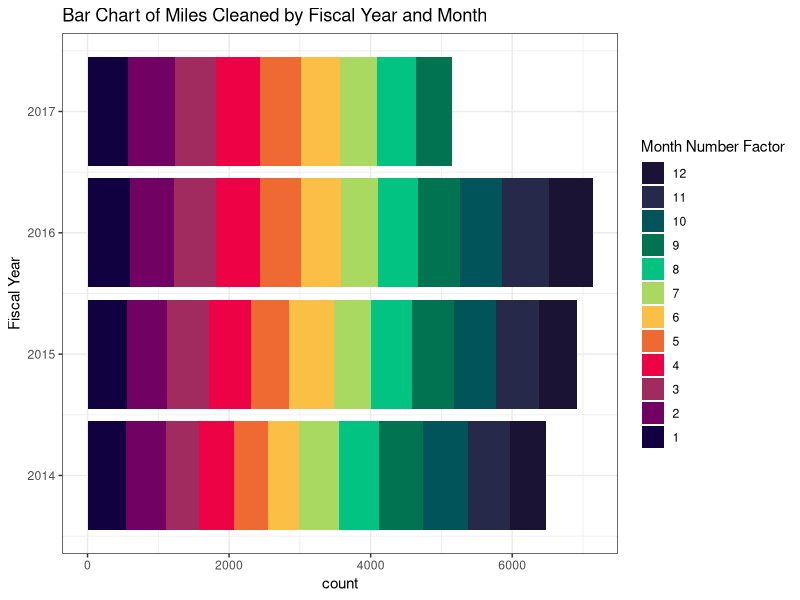
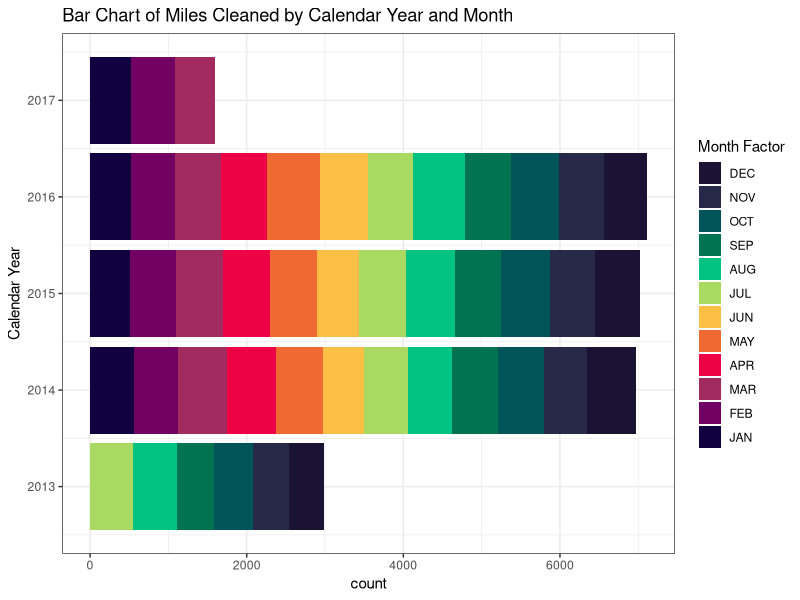
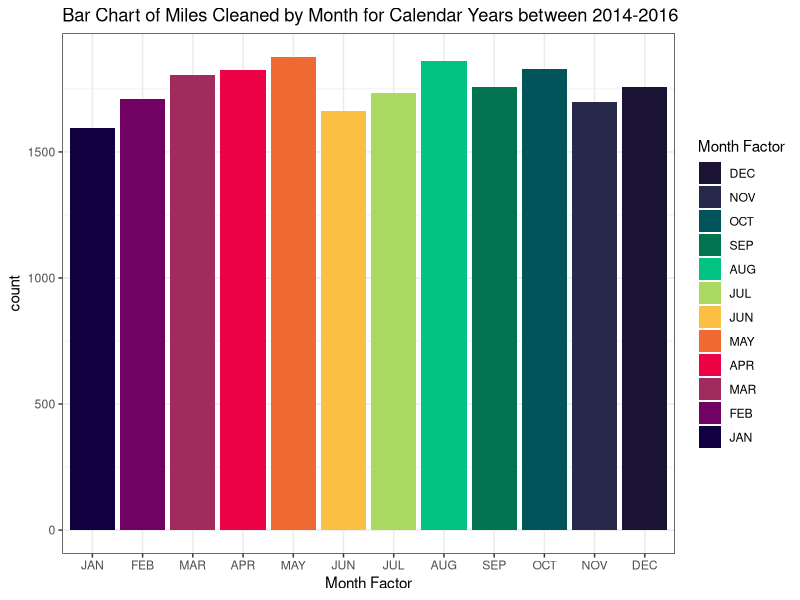

Reproduce these figures in R, in order.
library(readr)
miles_sewage_cleaned <- read_csv('LASAN__Miles_of_Sewer_Cleaned.csv')
miles_sewage_cleaned$`Calendar Year` <- ifelse(miles_sewage_cleaned$`Month Number` %in% c(1:6), 
                                               miles_sewage_cleaned$`Fiscal Year` - 1,
                                               miles_sewage_cleaned$`Fiscal Year`)
month_names <- c('JAN', 'FEB', 'MAR', 'APR', 'MAY', 'JUN', 'JUL', 'AUG', 'SEP', 'OCT', 'NOV', 'DEC')
miles_sewage_cleaned$`Month Factor` <- factor(miles_sewage_cleaned$Month, levels = rev(month_names))
miles_sewage_cleaned$`Month Number Factor` <- factor(miles_sewage_cleaned$`Month Number`, levels = 12:1)



colors <- c("#1a1334",  "#26294a" , "#01545a",    
            "#017351",    "#03c383",    "#aad962",
            "#fbbf45",    "#ef6a32",    "#ed0345",   
            "#a12a5e",    "#710162",    "#110141")   

library(ggplot2)
ggplot(data = miles_sewage_cleaned, aes(`Fiscal Year`)) + 
  geom_bar(aes(weight = `Miles of Sewer Cleaned`, fill = `Month Number Factor`)) +
  coord_flip() + 
  theme_bw() +
  ggtitle('Bar Chart of Miles Cleaned by Fiscal Year and Month')+
  scale_fill_manual(values=colors)

ggplot(data = miles_sewage_cleaned, aes(`Calendar Year`)) +
  geom_bar(aes(weight = `Miles of Sewer Cleaned`, fill = `Month Factor`)) +
  coord_flip()+
  theme_bw() +
  ggtitle('Bar Chart of Miles Cleaned by Calendar Year and Month') +
  scale_fill_manual(values=colors)

ggplot(data = miles_sewage_cleaned[miles_sewage_cleaned$`Calendar Year` %in% c(2014:2016),], aes(`Month Factor`)) +
  geom_bar(aes(weight = `Miles of Sewer Cleaned`, fill = `Month Factor`)) +
  theme_bw() +
  ggtitle('Bar Chart of Miles Cleaned by Month for Calendar Years between 2014-2016') +
  scale_x_discrete(limits = month_names)+
  scale_fill_manual(values=colors)
